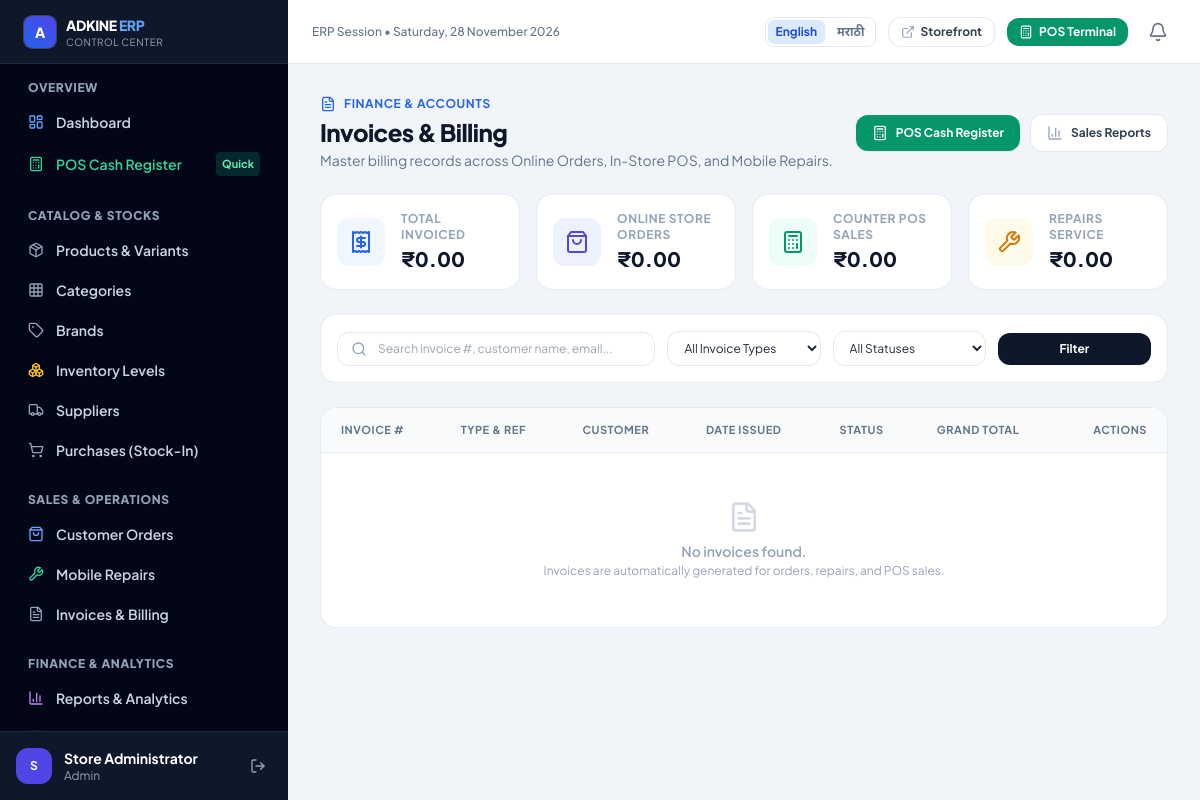
The page /admin/invoices.php (signed in) on the database as committed earlier.
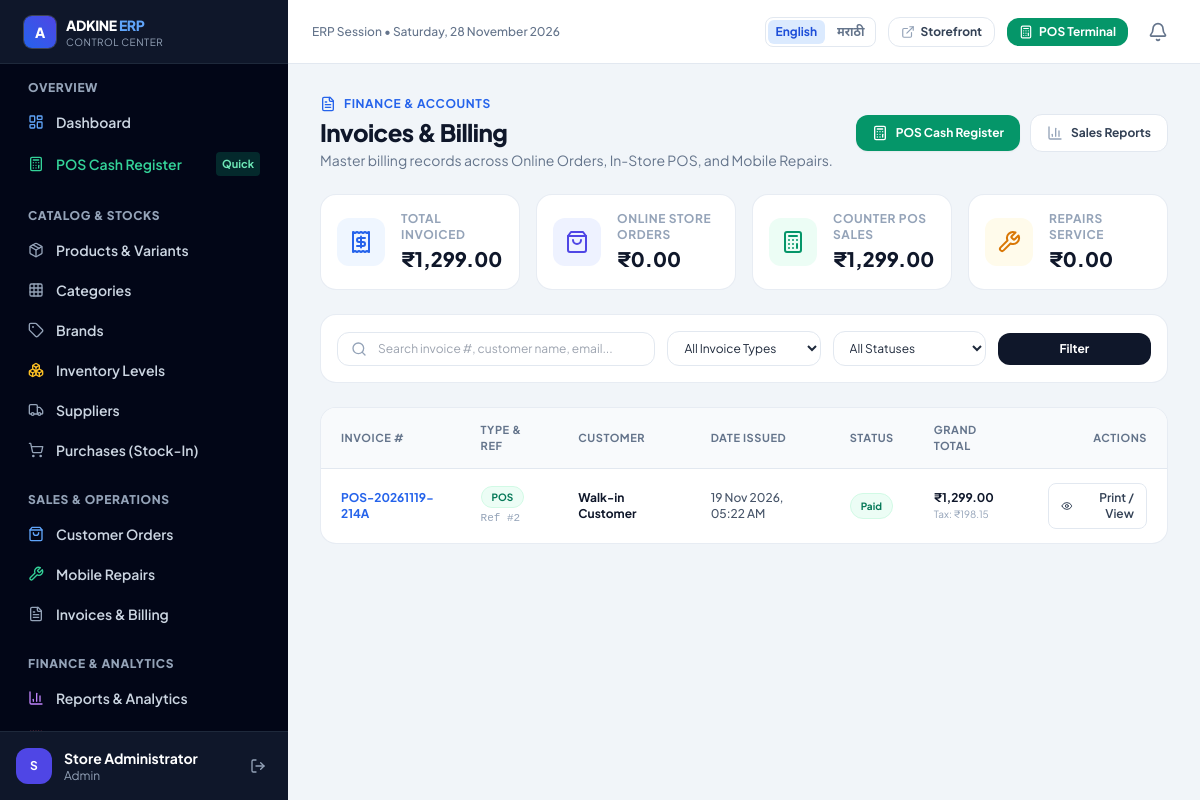
The same page on the database as committed later.
### tables this page shows
CREATE TABLE `invoices` (
  `id` int(10) UNSIGNED NOT NULL,
  `invoice_number` varchar(50) NOT NULL,
  `invoice_type` enum('order','repair','pos') NOT NULL,
  `reference_id` int(10) UNSIGNED NOT NULL,
  `user_id` int(10) UNSIGNED DEFAULT NULL,
  `subtotal` decimal(12,2) NOT NULL DEFAULT 0.00,
  `tax_amount` decimal(12,2) NOT NULL DEFAULT 0.00,
  `discount_amount` decimal(12,2) NOT NULL DEFAULT 0.00,
  `grand_total` decimal(12,2) NOT NULL DEFAULT 0.00,
  `pdf_path` varchar(255) DEFAULT NULL,
  `status` enum('issued','paid','cancelled') NOT NULL DEFAULT 'issued',
  `issued_at` timestamp NULL DEFAULT current_timestamp()
);

### includes/db.php (called while the page is built, shortened)
<?php
function db(): mysqli
{
    static $conn = null;
    if ($conn === null) {
        $conn = new mysqli(DB_HOST, DB_USER, DB_PASS, DB_NAME, DB_PORT);
        $conn->set_charset(DB_CHARSET);
    }
    return $conn;
}
function _db_execute(string $sql, array $params): mysqli_stmt
{
    $stmt = db()->prepare($sql);
    if (!empty($params)) {
        $stmt->execute(array_values($params));
    } else {
        $stmt->execute();
    }
    return $stmt;
}
function db_fetch_all(string $sql, array $params = []): array
{
    $stmt   = _db_execute($sql, $params);
    $result = $stmt->get_result();
    $rows   = $result->fetch_all(MYSQLI_ASSOC);
    return $rows;
}
function db_fetch_value(string $sql, array $params = []): mixed
{
    $stmt   = _db_execute($sql, $params);
    $result = $stmt->get_result();
    $row    = $result->fetch_array(MYSQLI_NUM);
    return $row[0] ?? null;
}

### admin/invoices.php (the view, shortened to what the changed rows need)
<?php
require_once __DIR__ . '/../includes/admin-header.php';
$page     = max(1, (int)($_GET['page'] ?? 1));
$per_page = 20;
$offset   = ($page - 1) * $per_page;
$where = [];
$params = [];
$where_sql = $where ? 'WHERE ' . implode(' AND ', $where) : '';
$invoices = db_fetch_all(
    "SELECT i.*, u.full_name AS customer_name, u.email AS customer_email, u.phone AS customer_phone
       FROM invoices i
  LEFT JOIN users u ON u.id = i.user_id
       $where_sql
   ORDER BY i.issued_at DESC
      LIMIT $per_page OFFSET $offset",
    $params
);
$total_invoiced = (float)db_fetch_value("SELECT COALESCE(SUM(grand_total), 0) FROM invoices WHERE status != 'cancelled'");
$pos_total      = (float)db_fetch_value("SELECT COALESCE(SUM(grand_total), 0) FROM invoices WHERE invoice_type = 'pos' AND status != 'cancelled'");
?>
<div class="space-y-6 max-w-7xl mx-auto">
    <div class="flex flex-col sm:flex-row sm:items-center sm:justify-between gap-4">
        <div>
            <h1 class="text-2xl font-black text-slate-900 tracking-tight">Invoices &amp; Billing</h1>
        </div>
    </div>
    <div class="grid grid-cols-1 sm:grid-cols-4 gap-4">
        <div class="p-4 rounded-2xl bg-white border border-slate-200/80 shadow-xs flex items-center gap-4">
            <div>
                <p class="text-xs font-bold text-slate-400 uppercase tracking-wider">Total Invoiced</p>
                <p class="text-xl font-black text-slate-900 mt-0.5"><?= format_currency($total_invoiced) ?></p>
            </div>
        </div>
        <div class="p-4 rounded-2xl bg-white border border-slate-200/80 shadow-xs flex items-center gap-4">
            <div>
                <p class="text-xs font-bold text-slate-400 uppercase tracking-wider">Counter POS Sales</p>
                <p class="text-xl font-black text-slate-900 mt-0.5"><?= format_currency($pos_total) ?></p>
            </div>
        </div>
    </div>
    <div class="rounded-2xl bg-white border border-slate-200/80 shadow-xs overflow-hidden">
        <div class="overflow-x-auto">
            <table class="w-full text-left text-xs">
                <thead class="bg-slate-50 border-b border-slate-200 text-[11px] font-bold uppercase tracking-wider text-slate-500">
                    <tr>
                        <th class="px-5 py-3.5">Invoice #</th>
                        <th class="px-5 py-3.5">Type &amp; Ref</th>
                        <th class="px-5 py-3.5">Customer</th>
                        <th class="px-5 py-3.5">Date Issued</th>
                        <th class="px-5 py-3.5">Status</th>
                        <th class="px-5 py-3.5">Grand Total</th>
                        <th class="px-5 py-3.5 text-right">Actions</th>
                    </tr>
                </thead>
                <tbody class="divide-y divide-slate-100 text-slate-700">
                    <?php if (empty($invoices)): ?>
                        <tr>
                            <td colspan="7" class="px-5 py-12 text-center text-slate-400">
                                <i data-lucide="file-text" class="w-8 h-8 mx-auto mb-2 opacity-40"></i>
                                <p class="text-sm font-semibold">No invoices found.</p>
                                <p class="text-xs text-slate-400 mt-0.5">Invoices are automatically generated for orders, repairs, and POS sales.</p>
                            </td>
                        </tr>
                    <?php else: ?>
                        <?php foreach ($invoices as $inv): ?>
                            <?php
                            $type_badge = match ($inv['invoice_type']) {
                                'order'  => 'bg-blue-50 text-blue-700 border-blue-100',
                                'pos'    => 'bg-emerald-50 text-emerald-700 border-emerald-100',
                                'repair' => 'bg-amber-50 text-amber-800 border-amber-100',
                                default  => 'bg-slate-100 text-slate-600 border-slate-200',
                            };
                            $status_badge = match ($inv['status']) {
                                'paid'      => 'bg-emerald-50 text-emerald-700 border-emerald-100',
                                'cancelled' => 'bg-rose-50 text-rose-700 border-rose-100',
                                default     => 'bg-amber-50 text-amber-800 border-amber-100',
                            };
                            ?>
                            <tr class="hover:bg-slate-50/70 transition">
                                <td class="px-5 py-3.5">
                                    <a href="<?= url('/admin/invoice-view.php?id=' . (int)$inv['id']) ?>" class="font-bold text-blue-600 hover:text-blue-800">
                                        <?= e($inv['invoice_number']) ?>
                                    </a>
                                </td>
                                <td class="px-5 py-3.5">
                                    <span class="inline-flex items-center gap-1 px-2.5 py-0.5 rounded-full text-[10px] font-bold border uppercase <?= $type_badge ?>">
                                        <?= e($inv['invoice_type']) ?>
                                    </span>
                                    <span class="block text-[11px] text-slate-400 font-mono mt-0.5">Ref #<?= (int)$inv['reference_id'] ?></span>
                                </td>
                                <td class="px-5 py-3.5">
                                    <div class="font-bold text-slate-900"><?= e($inv['customer_name'] ?? 'Walk-in Customer') ?></div>
                                </td>
                                <td class="px-5 py-3.5 font-medium text-slate-600">
                                    <?= date('d M Y, h:i A', strtotime($inv['issued_at'])) ?>
                                </td>
                                <td class="px-5 py-3.5">
                                    <span class="inline-flex items-center gap-1 px-2.5 py-1 rounded-full text-[10px] font-bold border <?= $status_badge ?>">
                                        <?= ucfirst($inv['status']) ?>
                                    </span>
                                </td>
                                <td class="px-5 py-3.5">
                                    <div class="font-bold text-slate-900"><?= format_currency($inv['grand_total']) ?></div>
                                    <?php if ($inv['tax_amount'] > 0): ?>
                                        <div class="text-[10px] text-slate-400">Tax: <?= format_currency($inv['tax_amount']) ?></div>
                                    <?php endif; ?>
                                </td>
                                <td class="px-5 py-3.5 text-right">
                                    <a href="<?= url('/admin/invoice-view.php?id=' . (int)$inv['id']) ?>"
                                       class="inline-flex items-center gap-1.5 px-3 py-1.5 rounded-lg border border-slate-200 hover:bg-slate-100 text-slate-700 font-semibold text-xs transition">
                                        <i data-lucide="eye" class="w-3.5 h-3.5"></i>
                                        <span>Print / View</span>
                                    </a>
                                </td>
                            </tr>
                        <?php endforeach; ?>
                    <?php endif; ?>
                </tbody>
            </table>
        </div>
    </div>
</div>
<?php require_once __DIR__ . '/../includes/admin-footer.php'; ?>

### includes/functions.php (shortened to what the changed rows need)
<?php
function current_language(): string
{
    $requested = $_GET['lang'] ?? null;
    if (isset($_SESSION['preferred_language']) && in_array($_SESSION['preferred_language'], ['en', 'mr'], true)) {
        return $_SESSION['preferred_language'];
    }
    return 'en';
}
function language_url(string $language): string
{
    $language = $language === 'mr' ? 'mr' : 'en';
    $requestUri = $_SERVER['REQUEST_URI'] ?? '/';
    $parts = parse_url($requestUri);
    $path = isset($parts['path']) && str_starts_with($parts['path'], '/') ? $parts['path'] : '/';
    $query = [];
    $query['lang'] = $language;
    return $path . '?' . http_build_query($query, '', '&', PHP_QUERY_RFC3986);
}
function language_switcher(string $class = ''): string
{
    $language = current_language();
    $class = trim($class);
    $classAttribute = $class === '' ? '' : ' class="' . e($class) . '"';
    $html = '<nav aria-label="' . e($language === 'mr' ? 'भाषा निवडा' : 'Choose language') . '"' . $classAttribute . '>';
    foreach (['en' => 'English', 'mr' => 'मराठी'] as $code => $label) {
        $isActive = $language === $code;
        $html .= '<a href="' . e(language_url($code)) . '" lang="' . e($code) . '" hreflang="' . e($code) . '"'
            . ($isActive ? ' aria-current="true"' : '')
            . ' onclick="document.cookie=\'preferred_language=' . $code . ';path=/;max-age=31536000\';"'
            . ' class="rounded-md px-2 py-1 text-xs font-bold transition '
            . ($isActive ? 'bg-blue-100 text-blue-700' : 'text-slate-500 hover:bg-slate-100 hover:text-slate-800')
            . '">' . e($label) . '</a>';
    }
    return $html . '</nav>';
}
function e(string $v): string
{
    return htmlspecialchars($v, ENT_QUOTES | ENT_SUBSTITUTE, 'UTF-8');
}
function url(string $path = ''): string
{
    return BASE_PATH . '/' . ltrim($path, '/');
}
function format_currency(float|int|string $amount): string
{
    return '₹' . number_format((float)$amount, 2, '.', ',');
}

Rows that differ between the two databases and show on the page:
added invoices: invoice_number "POS-20261119-214A", invoice_type "POS", reference "2", customer_name "Walk-in Customer", issued_at "19 Nov 2026, 05:22 AM", status "Paid", grand_total "₹1,299.00", tax_amount "₹198.15"
Other text that changed with them:
format_currency($total_invoiced): "₹0.00" → "₹1,299.00"
format_currency($pos_total): "₹0.00" → "₹1,299.00"
text no longer shown: "No invoices found. Invoices are automatically generated for orders, repairs, and POS sales."
